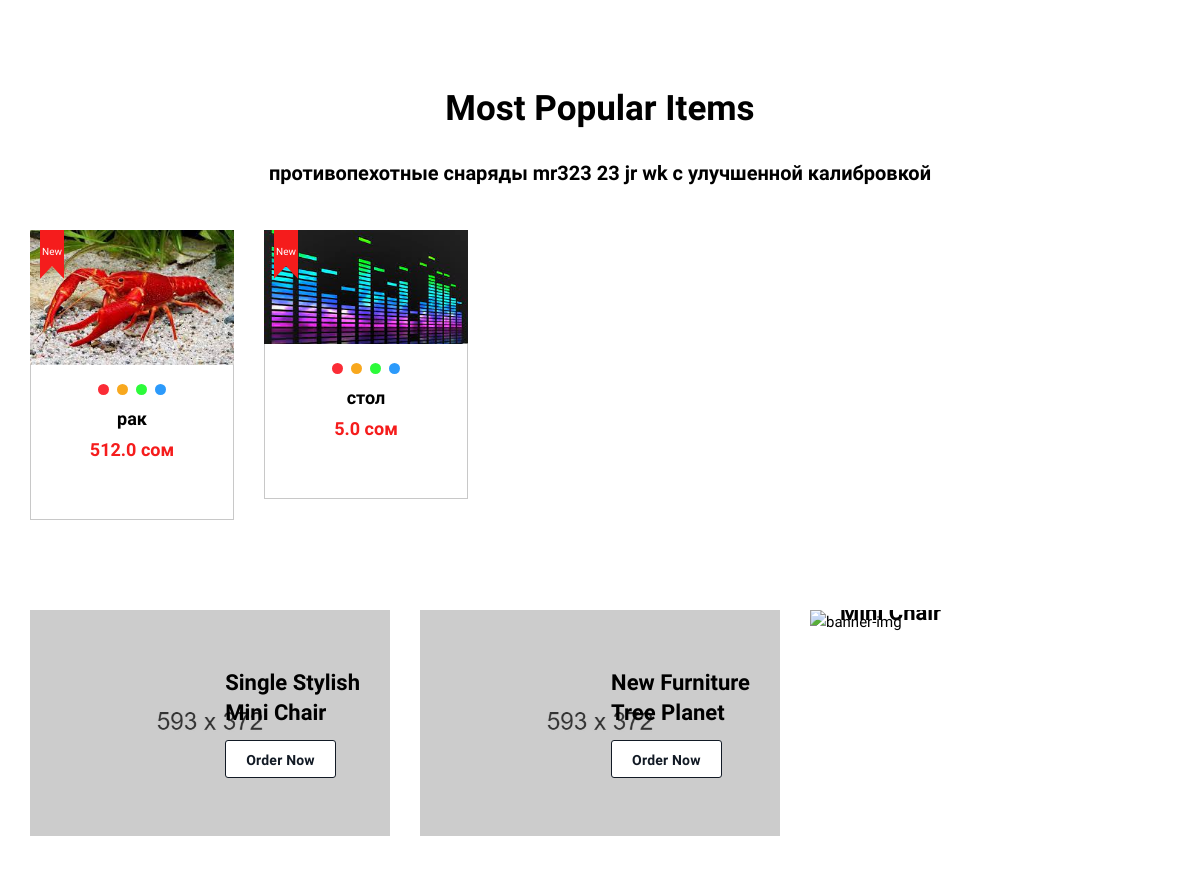
The app's page / (middle part), older data.
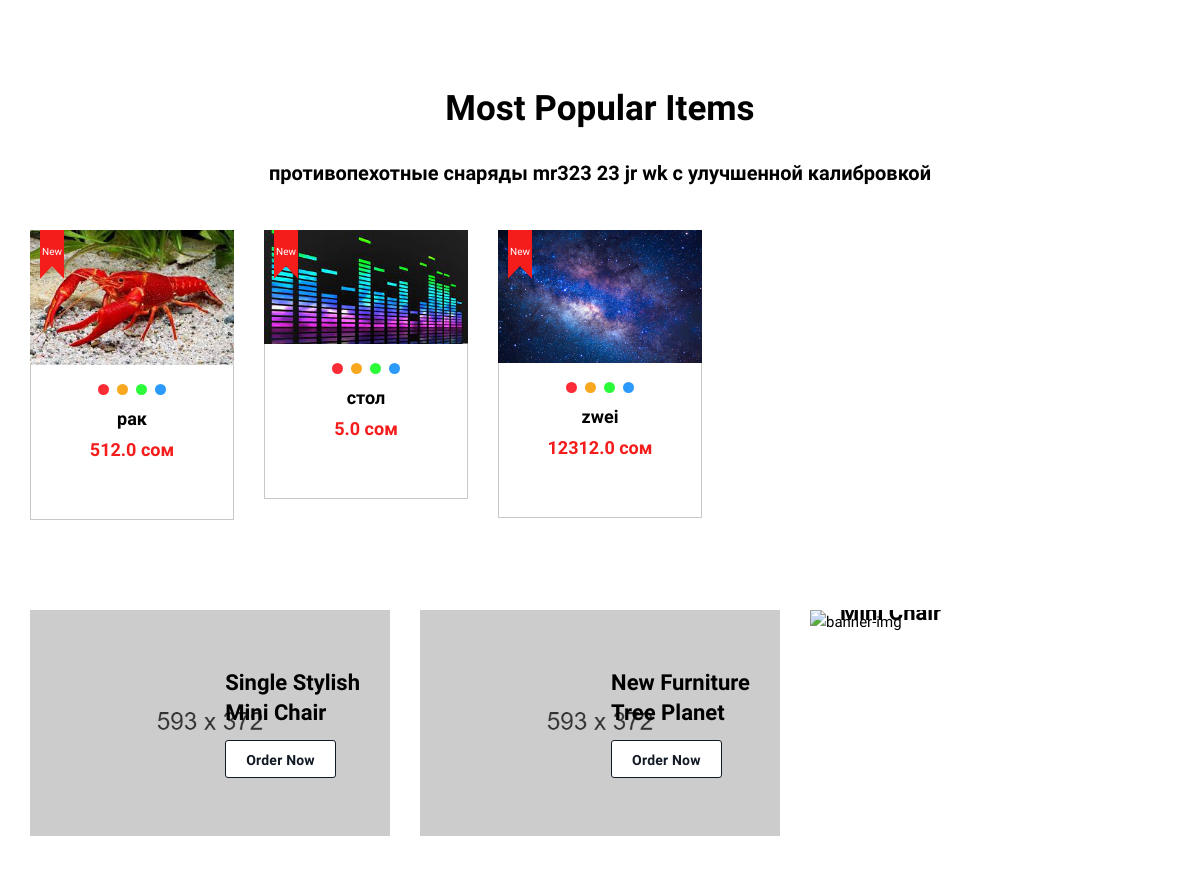
The same page, newer data.
### app/models.py (models this page shows, shortened)
class Category( Model):
    name = CharField(max_length=250)
    image = ImageField(null=True, blank=True)
    description = CharField(max_length=250)

class Products(Model):
    name =  CharField(max_length=250)
    description =  CharField(max_length=250)
    image =  ImageField()
    price =  FloatField()
    color =  CharField(max_length=250)
    weight =  FloatField()
    barcode =  CharField(max_length=250)
    categoryObject =  ForeignKey(Category, on_delete= CASCADE)
    brandObject =  ForeignKey(Brands, on_delete= CASCADE)
    created_at = DateTimeField(default=timezone.now,null=True)

### app/views.py (the view)
# urls.py: path('', Index.as_view(), name='index'),
class Index(TemplateView):
    template_name = 'index.html'
    def get_context_data(self, **kwargs):
        context = super().get_context_data(**kwargs)
        context["category_data"] = {}
        categories = Category.objects.all()[:6]
        for category in categories:
            products = Products.objects.filter(categoryObject=category)[:10]
            context["category_data"][category] = products
        context['blogs'] = Blogs.objects.order_by('created_at')[:5]
        context['randomImages'] = ProductsImages.objects.order_by('?')[:8]
        return context

### app/templates/index.html (shortened to what the changed rows need)
{% extends 'base.html' %}
{% load static %}
{% block content %}
    <main class="main__content_wrapper">
        <section class="product__section section--padding pt-0">
            <div class="container-fluid">
                <div class="section__heading text-center mb-30">
                    <h2 class="section__heading--maintitle">Most Popular Items</h2>
                </div>
                <ul class="product__tab--btn d-flex justify-content-center mb-50">
                    {% for item in category_data %}
                        <li class="product__tab--btn__list  {% if item == category.0 %}active{% endif %}" data-toggle="tab" data-target="#{{item.name}}">{{item.name}} </li>
                    {% endfor %}
                </ul>
                <div class="tab_content">
                    {% for category,products in category_data.items %}
                    <div id="{{category.name}}" class="tab_pane{% if forloop.first %}active show{%endif%}">
                        <div class="product__section--inner">
                            <div class="row row-cols-xl-5 row-cols-lg-4 row-cols-md-3 row-cols-2 mb--n30">
                                {% for product in products %}
                                <div class="col mb-30">
                                    <div class="product__items ">
                                        <div class="product__items--thumbnail">
                                            <a class="product__items--link" href="{% url 'productdetails' product.id %}">
                                                <img class="product__items--img product__primary--img" src="{{product.image.url}}" alt="product-img">
                                            </a>
                                            <div class="product__badge">
                                                <span class="product__badge--items sale">New</span>
                                            </div>
                                        </div>
                                        <div class="product__items--content text-center">
                                            <div class="product__items--color">
                                                <ul class="product__items--color__wrapper d-flex justify-content-center">
                                                    <li class="product__items--color__list"><a class="product__items--color__link one" href="javascript:void(0)"><span class="visually-hidden">Color 1</span></a></li>
                                                    <li class="product__items--color__list"><a class="product__items--color__link two" href="javascript:void(0)"><span class="visually-hidden">Color 2</span></a></li>
                                                    <li class="product__items--color__list"><a class="product__items--color__link three" href="javascript:void(0)"><span class="visually-hidden">Color 3</span></a></li>
                                                    <li class="product__items--color__list"><a class="product__items--color__link four" href="javascript:void(0)"><span class="visually-hidden">Color 3</span></a></li>
                                                </ul>
                                            </div>
                                            <h3 class="product__items--content__title h4"><a href="{% url 'productdetails' product.id%}">{{product.name}}</a></h3>
                                            <div class="product__items--price">
                                                <span class="current__price">{{product.price}} cом</span>
                                            </div>
                                        </div>
                                    </div>
                                </div>
                                {% endfor %}
                            </div>
                        </div>
                    </div>
                    {% endfor %}
                </div>
            </div>
        </section>
        <section class="banner__section section--padding pt-0">
            <div class="container-fluid">
                <div class="row row-cols-lg-3 row-cols-md-2 row-cols-sm-2 row-cols-1 mb--n28">
                    <div class="col mb-28">
                        <div class="banner__items">
                            <a class="banner__items--thumbnail position__relative" href="shop.html"><img class="banner__items--thumbnail__img" src='{% static 'assets/img/banner/banner6.webp' %}' ^}" alt="banner-img">
                                <div class="banner__items--content__style2 right">
                                    <h2 class="banner__items--content__style2--title">Single Stylish <br>
                                        Mini Chair </h2>
                                </div>
                            </a>
                        </div>
                    </div>
                    <div class="col mb-28">
                        <div class="banner__items">
                            <a class="banner__items--thumbnail position__relative" href="shop.html"><img class="banner__items--thumbnail__img" src='{% static 'assets/img/banner/banner7.webp' %}' ^}" alt="banner-img">
                                <div class="banner__items--content__style2 right">
                                    <h2 class="banner__items--content__style2--title">New Furniture <br>
                                        Tree Planet </h2>
                                </div>
                            </a>
                        </div>
                    </div>
                    <div class="col mb-28">
                        <div class="banner__items">
                            <a class="banner__items--thumbnail position__relative" href="shop.html"><img class="banner__items--thumbnail__img" src="{% static 'assets/img/banner/banner8.webp' %}' ^}" alt="banner-img">
                                <div class="banner__items--content__style2">
                                    <h2 class="banner__items--content__style2--title">Single Stylish <br>
                                        Mini Chair </h2>
                                </div>
                            </a>
                        </div>
                    </div>
                </div>
            </div>
        </section>
    </main>
{% endblock %}

Row changes from the older to the newer data that the page shows:
added Products: image (picture), name "zwei", price "12312.0"
